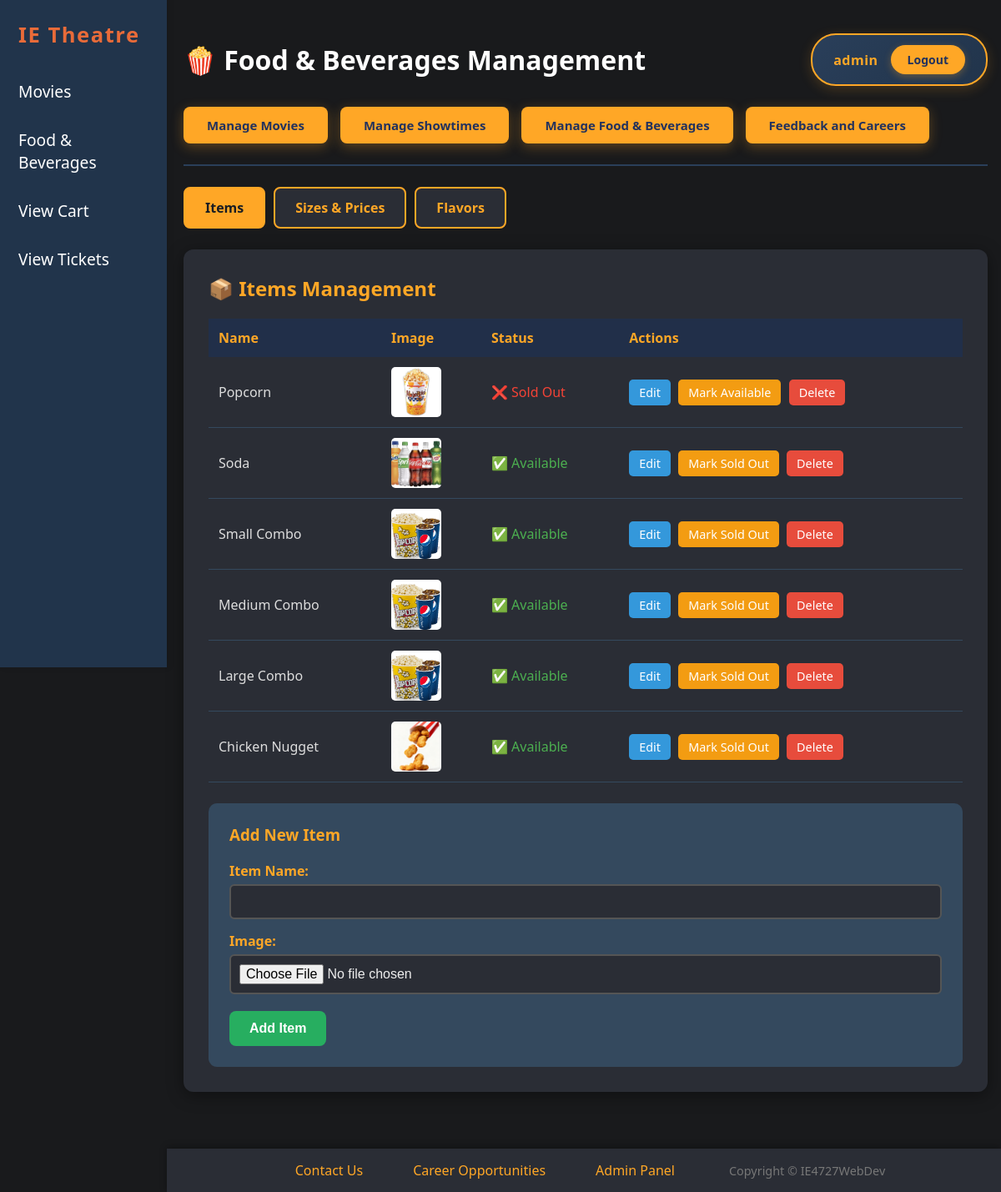
Screenshot of /manage_fnb.php (signed in) with the database file from the repository.
### tables this page shows
CREATE TABLE `items` (
  `Name` varchar(100) NOT NULL,
  `Image` varchar(100) NOT NULL,
  `sold_out` tinyint(1) DEFAULT 0,
  `id` int(11) NOT NULL
);

### manage_fnb.php (the view, shortened to what this page needs)
<?php
$conn = new mysqli('localhost', 'root', '', 'moviedb');
$tab = isset($_GET['tab']) ? $_GET['tab'] : 'items';
$edit_item = isset($_GET['edit_item']) ? $conn->query("SELECT * FROM items WHERE id=" . intval($_GET['edit_item']))->fetch_assoc() : null;
include 'sidebar.php';
?>
<!DOCTYPE html>
<html lang="en">
<head>
  <link rel="stylesheet" href="sidebarandfooter.css">
</head>
<body>
<div id="content">
  <div class="header-section">
    <h1>🍿 Food & Beverages Management</h1>
    <div class="user-badge">
      <span class="username"><?php echo htmlspecialchars($_SESSION['admin_username']); ?></span>
      <a href="?logout" class="logout-btn">Logout</a>
    </div>
  </div>
  <div class="nav-buttons">
    <a href="manage_movies.php" class="nav-btn">Manage Movies</a>
    <a href="manage_showtimes.php" class="nav-btn">Manage Showtimes</a>
    <a href="manage_fnb.php" class="nav-btn">Manage Food & Beverages</a>
    <a href="admin_contact_applications.php" class="nav-btn">Feedback and Careers</a>
  </div>
  <div class="tab-nav">
    <a href="?tab=items" class="tab-btn <?= $tab == 'items' ? 'active' : '' ?>">Items</a>
    <a href="?tab=sizes" class="tab-btn <?= $tab == 'sizes' ? 'active' : '' ?>">Sizes & Prices</a>
    <a href="?tab=flavors" class="tab-btn <?= $tab == 'flavors' ? 'active' : '' ?>">Flavors</a>
  </div>
<?php if ($tab == 'items'): ?>
<div class="content-section">
  <h2 style="color:#ffa726; margin-bottom:20px;">📦 Items Management</h2>
  <table class="data-table">
    <tr><th>Name</th><th>Image</th><th>Status</th><th>Actions</th></tr>
    <?php
    $items_result = $conn->query("SELECT * FROM items ORDER BY id");
    if ($items_result && $items_result->num_rows > 0):
      while ($row = $items_result->fetch_assoc()):
        $status_badge = $row['sold_out'] ? '<span style="color:#f44336;">❌ Sold Out</span>' : '<span style="color:#4CAF50;">✅ Available</span>';
        $toggle_text = $row['sold_out'] ? 'Mark Available' : 'Mark Sold Out';
    ?>
    <tr>
      <td><?= htmlspecialchars($row['Name']) ?></td>
      <td><?= $row['Image'] ? '<img src="' . htmlspecialchars($row['Image']) . '" style="width:60px; height:60px; object-fit:cover; border-radius:5px;">' : 'No Image' ?></td>
      <td><?= $status_badge ?></td>
      <td>
        <a href="?tab=items&edit_item=<?= $row['id'] ?>#edit-form" class="btn-edit">Edit</a>
        <a href="?toggle_item_soldout=<?= $row['id'] ?>" class="btn-toggle"><?= $toggle_text ?></a>
        <a href="?delete_item=<?= $row['id'] ?>" class="btn-delete" onclick="return confirm('Delete this item?')">Delete</a>
      </td>
    </tr>
    <?php endwhile; else: ?>
    <tr><td colspan="4" style="text-align:center;">No items found.</td></tr>
    <?php endif; ?>
  </table>
  <?php if ($edit_item): ?>
  <div class="form-section" id="edit-form">
    <h3>Edit Item</h3>
    <form method="POST" enctype="multipart/form-data" class="admin-form">
      <input type="hidden" name="item_id" value="<?= $edit_item['id'] ?>">
      <label>Item Name:</label>
      <input type="text" name="name" value="<?= htmlspecialchars($edit_item['Name']) ?>" required>
      <?php if ($edit_item['Image']): ?>
        <label>Current Image:</label>
        <img src="<?= htmlspecialchars($edit_item['Image']) ?>" alt="Current Image" class="current-image-preview">
      <?php endif; ?>
      <label>Replace Image (optional):</label>
      <input type="file" name="image" accept="image/*">
      <p style="color:#999; font-size:0.9em; margin-top:5px;">Leave empty to keep current image</p>
      <button type="submit" name="update_item" class="btn-update">Update Item</button>
      <a href="?tab=items" class="btn-cancel">Cancel</a>
    </form>
  </div>
  <?php else: ?>
  <div class="form-section" id="add-form">
    <h3>Add New Item</h3>
    <form method="POST" enctype="multipart/form-data" class="admin-form">
      <label>Item Name:</label>
      <input type="text" name="name" required>
      <label>Image:</label>
      <input type="file" name="image" accept="image/*">
      <button type="submit" name="add_item" class="btn-add">Add Item</button>
    </form>
  </div>
  <?php endif; ?>
</div>
<?php endif; ?>
</div>
<div id="footer">
  <span><a href="contact_careers.php#contact-us">Contact Us</a></span>
  <span><a href="contact_careers.php#career-opportunities">Career Opportunities</a></span>
  <span><a href="admin_dashboard.php">Admin Panel</a></span>
  <div class="cr">Copyright &copy; IE4727WebDev</div>
</div>
</body>
</html>

### sidebarandfooter.css (style rules this page uses)
#footer { position: fixed; bottom: 0; left: 200px; right: 0; background: #2a2d35; color: #aaa; padding: 15px 20px; text-align: center; box-shadow: 0 -2px 8px rgba(0, 0, 0, 0.3); z-index: 100; display: flex; justify-content: center; align-items: center; gap: 30px; flex-wrap: wrap; }
#footer span { margin: 0 15px; }
#footer a { color: #ffa726; text-decoration: none; font-weight: 500; transition: color 0.2s; }
#footer .cr { color: #777; font-size: 0.9em; margin-left: 20px; }

### manage_fnb.php (style rules this page uses)
* { box-sizing: border-box; margin: 0; padding: 0; }
html { scroll-behavior: smooth; }
body { background: #191a1c; font-family: 'Segoe UI', Arial, sans-serif; color: #eee; margin: 0; }
#content { max-width: 1700px; margin: 0 auto; padding: 40px 16px 120px 220px; min-height: 100vh; }
.header-section { display: flex; justify-content: space-between; align-items: center; margin-bottom: 25px; }
.header-section h1 { color: #fff; margin: 0; font-size: 32px; }
.user-badge { display: inline-flex; align-items: center; background: linear-gradient(135deg, #2a3f5a 0%, #21344b 100%); padding: 12px 25px; border-radius: 30px; border: 2px solid #ffa726; box-shadow: 0 4px 15px rgba(255, 167, 38, 0.2); }
.user-badge .username { color: #ffa726; font-weight: bold; font-size: 16px; margin-right: 15px; letter-spacing: 0.5px; }
.logout-btn { background: #ffa726; color: #23325d; padding: 8px 20px; border-radius: 20px; text-decoration: none; font-size: 14px; font-weight: bold; transition: all 0.3s ease; box-shadow: 0 3px 10px rgba(255, 167, 38, 0.3); }
.nav-buttons { display: flex; gap: 15px; margin: 25px 0; padding-bottom: 25px; border-bottom: 2px solid #2a3f5a; }
.nav-btn { background: #ffa726; padding: 12px 28px; border-radius: 8px; color: #23325d; font-weight: bold; text-decoration: none; font-size: 15px; transition: all 0.3s ease; box-shadow: 0 4px 15px rgba(255, 167, 38, 0.3); }
.tab-nav { display: flex; gap: 10px; margin: 25px 0; flex-wrap: wrap; }
.tab-btn { padding: 12px 24px; background: #2a2d35; color: #ffa726; border: 2px solid #ffa726; border-radius: 8px; cursor: pointer; text-decoration: none; font-weight: bold; transition: all 0.3s; }
.tab-btn:hover, .tab-btn.active { background: #ffa726; color: #1a1d23; }
.content-section { background: #2a2d35; padding: 30px; border-radius: 12px; box-shadow: 0 4px 20px rgba(0,0,0,0.4); }
.data-table { width: 100%; border-collapse: collapse; margin-top: 20px; }
.data-table th { background: #212f49; color: #ffa726; padding: 12px; text-align: left; font-weight: bold; }
.data-table td { padding: 12px; border-bottom: 1px solid #34495e; color: #ddd; }
.btn-edit, .btn-delete, .btn-toggle { padding: 6px 12px; border-radius: 5px; text-decoration: none; font-size: 0.9em; margin-right: 5px; display: inline-block; }
.btn-edit { background: #3498db; color: white; }
.btn-delete { background: #e74c3c; color: white; }
.btn-toggle { background: #f39c12; color: white; }
.form-section { background: #34495e; padding: 25px; border-radius: 10px; margin-top: 25px; scroll-margin-top: 20px; }
.form-section h3 { color: #ffa726; margin-bottom: 20px; }
.admin-form label { display: block; color: #ffa726; font-weight: bold; margin-top: 15px; margin-bottom: 5px; }
.admin-form input[type="text"], .admin-form input[type="number"], .admin-form input[type="file"], .admin-form select { width: 100%; padding: 10px; background: #2a2d35; border: 2px solid #555; border-radius: 6px; color: #eee; font-size: 1em; }
.btn-add, .btn-update, .btn-cancel { padding: 12px 24px; border: none; border-radius: 8px; cursor: pointer; font-weight: bold; font-size: 1em; margin-top: 20px; margin-right: 10px; transition: all 0.3s; }
.btn-add { background: #27ae60; color: white; }

### rows the page displays
items: Name "Popcorn", Image (picture), shows "❌ Sold Out", sold_out "Mark Available"
items: Name "Soda", Image (picture), shows "✅ Available", sold_out "Mark Sold Out"
items: Name "Small Combo", Image (picture), shows "✅ Available", sold_out "Mark Sold Out"
items: Name "Medium Combo", Image (picture), shows "✅ Available", sold_out "Mark Sold Out"
items: Name "Large Combo", Image (picture), shows "✅ Available", sold_out "Mark Sold Out"
items: Name "Chicken Nugget", Image (picture), shows "✅ Available", sold_out "Mark Sold Out"

### other values shown
$_SESSION['admin_username'] "admin"
